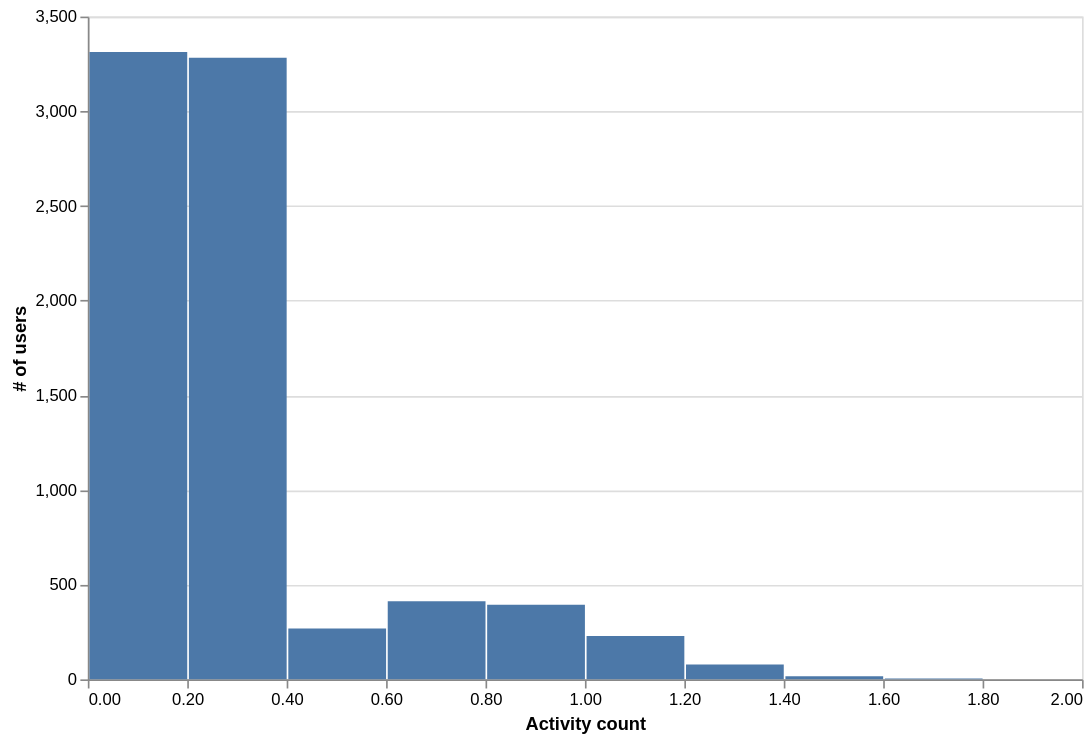

The notebook cell this image was saved under:
### Code cell
# The distribution of activity shows a 2-mode distribution
# most people have 0 to very low activity
# (signed up, maybe did something and never returned, or occasionally return for repeated campaigns)
# and for active users activity has a distribution of which the mode is around .6, .8 api call/day
# which means returning every some (2-3) day trigerring some (1-2) api calls
alt.Chart(user_df).mark_bar().encode(
    alt.X("activity:Q", bin=True, title="Activity count"),
    alt.Y("count()", title="# of users"),
).properties(width=600, height=400)

### Figure 1 — Vega-Lite specification as saved in the notebook (floating-point values rounded to 4 significant figures; data arrays with more than 128 entries replaced by an {"elided": "..."} marker saying what was removed)
{"$schema": "https://vega.github.io/schema/vega-lite/v5.16.3.json", "config": {"view": {"continuousHeight": 300, "continuousWidth": 300}}, "data": {"name": "data-5fcec5d76fd83380eea3b4e2c9892e8c"}, "datasets": {"data-5fcec5d76fd83380eea3b4e2c9892e8c": {"elided": "8000 records"}}, "encoding": {"x": {"bin": true, "field": "activity", "title": "Activity count", "type": "quantitative"}, "y": {"aggregate": "count", "title": "# of users", "type": "quantitative"}}, "height": 400, "mark": {"type": "bar"}, "width": 600}
